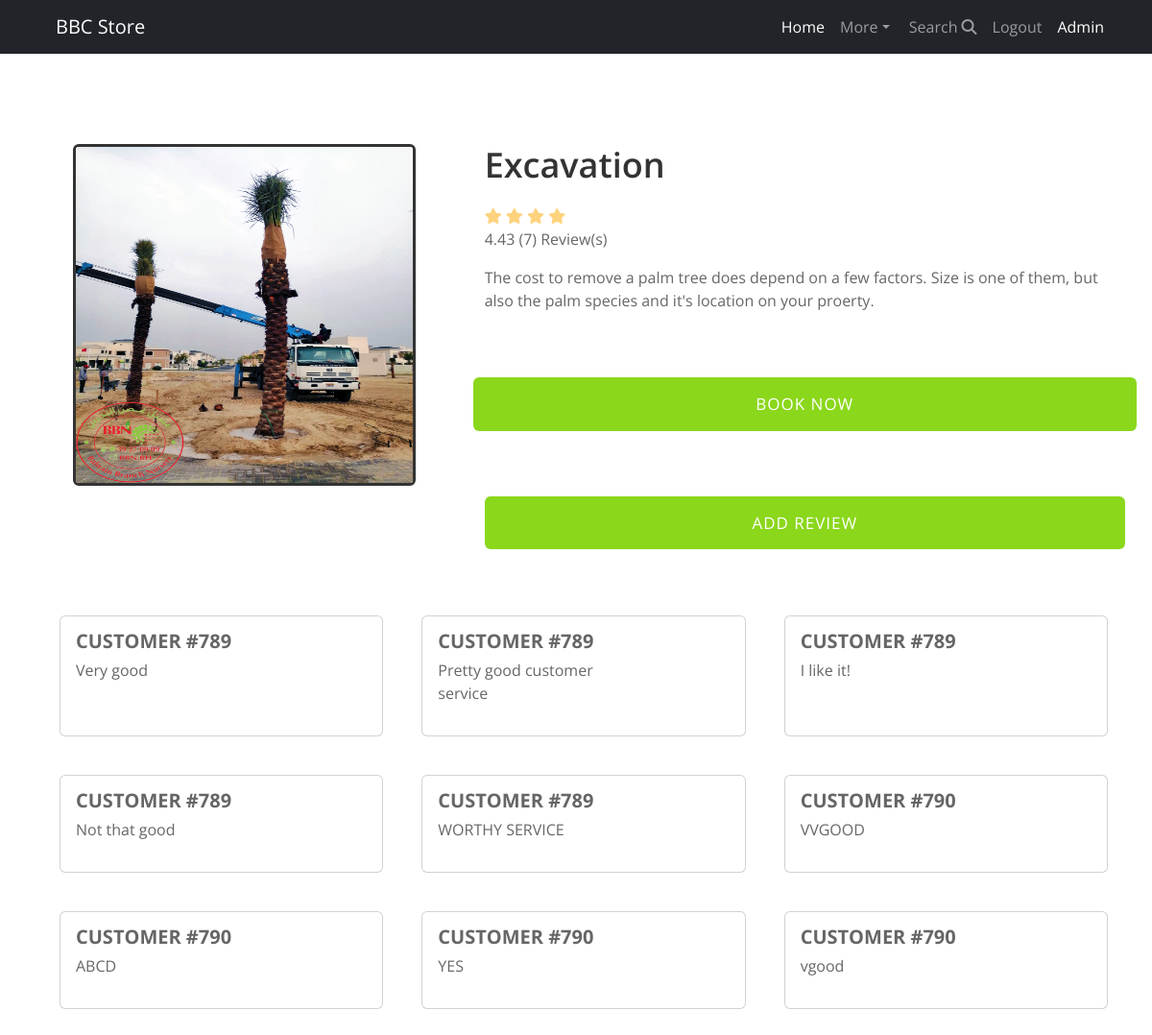
/serviceDetails.php?id=1 (signed in), run on the app's committed database.
### tables this page shows
CREATE TABLE `service` (
  `id` int(11) NOT NULL,
  `name` varchar(255) NOT NULL,
  `price` float NOT NULL,
  `picture` varchar(255) NOT NULL COMMENT 'path to image',
  `description` text NOT NULL,
  `rating` float NOT NULL,
  `created_at` datetime NOT NULL DEFAULT current_timestamp(),
  `updated_at` datetime NOT NULL DEFAULT current_timestamp() ON UPDATE current_timestamp()
);

CREATE TABLE `comment` (
  `id` int(11) NOT NULL,
  `user` int(11) NOT NULL,
  `service` int(11) NOT NULL,
  `comment` text NOT NULL,
  `created_at` datetime NOT NULL DEFAULT current_timestamp(),
  `updated_at` datetime NOT NULL DEFAULT current_timestamp() ON UPDATE current_timestamp()
);

### serviceDetails.php (the view, shortened to what this page needs)
<?php
$totalRates = 0;
$avgRate = 0;
$sumRate = 0;
$count = 0;
try {
  $db = new PDO('mysql:host=localhost;dbname=serviceSystem;charset=utf8', 'root', '');
  $db->setAttribute(PDO::ATTR_ERRMODE, PDO::ERRMODE_EXCEPTION);
  $id = $_GET['id'];
  $sql = "select * from service where id= $id ";
  $sql2 = "select * from review where service= $id ";
  $sql3 = "select * from comment where service= $id ";
  $rs = $db->query($sql);
  $rr = $db->query($sql2);
  $rd = $db->query($sql3);
  if ($row = $rs->fetch()) {
    $img = $row['picture'];
    $service_name = $row['name'];
    $description = $row['description'];
  }
  foreach ($rr as $row) {
    $sumRate += $row['rating'];
    $count++;
  }
  $rowCount = $rr->rowCount();
  if ($rowCount > 0) {
    $totalRates = $rowCount;
  }
} catch (PDOException $e) {
  die("Error: " . $e->getMessage());
}
?>
<!DOCTYPE html>
<html lang="en">
<head>
  <link rel="stylesheet" href="https://cdn.jsdelivr.net/npm/bootstrap@5.2.2/dist/css/bootstrap.rtl.min.css"
>
  <link rel="stylesheet" type="text/css" href="css/style.css">
</head>
<body>
  <?php
  require('includes/user_header.php');
  ?>
  <div class="container-fluid" style="margin-top: 150px;">
    <div class="mx-3 mt-5 d-md-flex ">
      <div class="service-media col-5" id="tryoh">
        <img src="img/services/<?php echo $img; ?>" alt="Srv Image" class="rounded d-block mx-5 w-75 h-75"
          style="border: 3px solid #333;min-width:250px;min-height:200px ">
      </div>
      <div class="service-desc col-7" id="tamoh">
        <h2>
          <?php echo $service_name; ?>
        </h2>
        <?php
        if ($sumRate == 0 && $count == 0) {
          $t = false;
        } else {
          $avgRate = $sumRate / $count;
        }
        if ($count > 0) {
          for ($i = 0; $i < round($avgRate); $i++) {
            echo ' <i class="fa fa-star checked mr-1 main-star" style="color:#FFD27D;"> </i> ';
          }
          echo "<p><span id='average_rating'>".round($avgRate, 2)."</span> <span id='total_review'>($totalRates)</span> Review(s) </p>";
        } else {
          echo "<p>No rates yet.</p> <br/><br/>";
        }
        echo "<p style='overflow-wrap:anywhere;'>$description</p>";
        ?>
        <a href="booknow.php?id=<?php echo $id; ?>" class="d-block my-5" style="width: 100%;text-decoration:none;">
          <div class="row">
            <button class="btn btn-custom">Book now</button>
          </div>
        </a>
        <div class="row my-5 d-flex justify-content-center align-items-center">
          <div class="row">
            <a class="btn btn-custom" data-bs-toggle="collapse" href="#collapseExample" role="button"
              aria-expanded="false" aria-controls="collapseExample">
              Add Review
            </a>
          </div>
        </div>
      </div>
    </div>
  </div>
  <div class="container" style="padding-bottom: 100px;">
        <div class="container-fluid my-3 mx-2" style="display: grid;grid-template-columns: repeat(auto-fill,minmax(320px,1fr));gap: 40px;">
          <?php
            foreach($rd as $row){ ?>
                <div class="card mb-3" style="min-width: 320px;height:100%">
                    <div class="row g-0" style="height: 100%;">
                        <div class="col-md-8">
                            <div class="card-body" style="height: 100%;display:flex;justify-content:center;align-items:flex-start;flex-direction:column;flex-wrap:wrap">
                            <h5 class="card-title"><?php echo "Customer #".$row[1];?></h5>
                            <p class="card-text" style="flex: 1;overflow-wrap: anywhere;"><?php echo $row[3];?></p>
                            </div>
                        </div>
                    </div>
                </div>
          <?php
            }
        ?>
        </div>
    </div>
</body>
</html>

### css/style.css (style rules this page uses)
body, html { font-family: 'Open Sans', sans-serif; color: #666; font-weight: 400; width: 100% !important; height: 100% !important; }
h2 { margin: 0 0 20px 0; font-weight: 600; font-size: 36px; color: #333; }
h5 { text-transform: uppercase; font-weight: 700; line-height: 20px; }
a { color: #BF0129; font-weight: 400; }
.btn-custom { text-transform: uppercase; color: #fff; background-color: #8BD71C; padding: 14px 20px; letter-spacing: 1px; margin: 0; font-size: 17px; font-weight: 400; border-radius: 6px; margin-top: 20px; transition: all 0.3s; }

### data on the page
service: picture (picture), name "Excavation", description "The cost to remove a palm tree does depend on a few factors. Size is one of them, but also the palm species and it's location on your proerty."
comment: user "789", comment "Very good"
comment: user "789", comment "Pretty good customer service"
comment: user "789", comment "I like it!"
comment: user "789", comment "Not that good"
comment: user "789", comment "WORTHY SERVICE"
comment: user "790", comment "VVGOOD"
comment: user "790", comment "ABCD"
comment: user "790", comment "YES"
comment: user "790", comment "vgood"

### other printed values
$_SESSION['user_data']['fullName'] "Admin"
$avgRate "4.43"
$totalRates "7"
